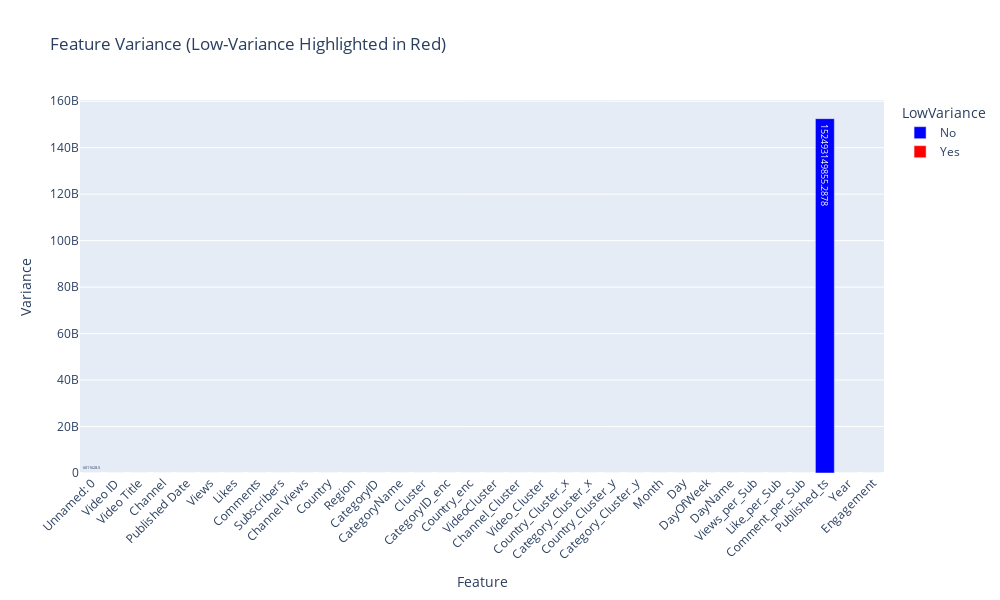

Write notebook code for a chart like this one.
### Code cell
numeric_cols = df.select_dtypes(include=[np.number]).columns
variances = df[numeric_cols].var()
threshold = 0.01
low_variance_features = variances[variances < threshold].index.tolist()
var_df = pd.DataFrame({
    'Feature': variances.index,
    'Variance': variances.values,
    'LowVariance': ['Yes' if f in low_variance_features else 'No' for f in variances.index]
})


fig = px.bar(
    var_df,
    x='Feature',        
    y='Variance',       
    color='LowVariance',  
    color_discrete_map={'Yes': 'red', 'No': 'blue'},  
    text='Variance',    
    title='Feature Variance (Low-Variance Highlighted in Red)'  
)


fig.update_layout(
    xaxis_tickangle=-45,
    width=1000,
    height=600
)

fig.show()

### Figure 1 — Plotly figure (JSON) as saved in the notebook; plotly's stock layout.template omitted (floating-point values rounded to 4 significant figures)
{"data": [{"hovertemplate": "LowVariance=No<br>Feature=%{x}<br>Variance=%{text}<extra></extra>", "legendgroup": "No", "marker": {"color": "blue", "pattern": {"shape": ""}}, "name": "No", "orientation": "v", "showlegend": true, "text": [6012000.0, 1.0, 1.0, 1.0, 0.01502, 1.0, 1.0, 1.0, 1.0, 1.0, 1.0, 1.0, 1.0, 1.0, 1.0, 1.0, 1.0, 1.0, 1.0, 1.0, 1.0, 1.0, 1.0, 1.0, 1.0, 1.0, 1.0, 0.101, 1421000.0, 1162.0, 30.57, 152500000000.0], "textposition": "auto", "type": "bar", "x": ["Unnamed: 0", "Video ID", "Video Title", "Channel", "Published Date", "Views", "Likes", "Comments", "Subscribers", "Channel Views", "Country", "Region", "CategoryID", "CategoryName", "Cluster", "CategoryID_enc", "Country_enc", "VideoCluster", "Channel_Cluster", "Video_Cluster", "Country_Cluster_x", "Category_Cluster_x", "Country_Cluster_y", "Category_Cluster_y", "Month", "Day", "DayOfWeek", "DayName", "Views_per_Sub", "Like_per_Sub", "Comment_per_Sub", "Published_ts"], "xaxis": "x", "y": [6012000.0, 1.0, 1.0, 1.0, 0.01502, 1.0, 1.0, 1.0, 1.0, 1.0, 1.0, 1.0, 1.0, 1.0, 1.0, 1.0, 1.0, 1.0, 1.0, 1.0, 1.0, 1.0, 1.0, 1.0, 1.0, 1.0, 1.0, 0.101, 1421000.0, 1162.0, 30.57, 152500000000.0], "yaxis": "y"}, {"hovertemplate": "LowVariance=Yes<br>Feature=%{x}<br>Variance=%{text}<extra></extra>", "legendgroup": "Yes", "marker": {"color": "red", "pattern": {"shape": ""}}, "name": "Yes", "orientation": "v", "showlegend": true, "text": [0.0, 0.0008618], "textposition": "auto", "type": "bar", "x": ["Year", "Engagement"], "xaxis": "x", "y": [0.0, 0.0008618], "yaxis": "y"}], "layout": {"barmode": "relative", "height": 600, "legend": {"title": {"text": "LowVariance"}, "tracegroupgap": 0}, "title": {"text": "Feature Variance (Low-Variance Highlighted in Red)"}, "width": 1000, "xaxis": {"anchor": "y", "domain": [0, 1], "tickangle": -45, "title": {"text": "Feature"}}, "yaxis": {"anchor": "x", "domain": [0, 1], "title": {"text": "Variance"}}}}
